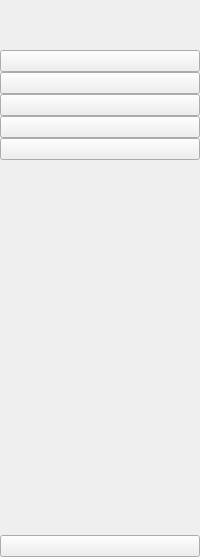
     <widget class="QWidget" name="icon_only_widget" native="true">
      <layout class="QVBoxLayout" name="verticalLayout_3">
       <property name="spacing">
        <number>0</number>
       </property>
       <property name="leftMargin">
        <number>0</number>
       </property>
       <property name="topMargin">
        <number>0</number>
       </property>
       <property name="rightMargin">
        <number>0</number>
       </property>
       <property name="bottomMargin">
        <number>0</number>
       </property>
       <item>
        <layout class="QHBoxLayout" name="horizontalLayout_3">
         <item>
          <widget class="QLabel" name="logo_label_1">
           <property name="minimumSize">
            <size>
             <width>50</width>
             <height>50</height>
            </size>
           </property>
           <property name="maximumSize">
            <size>
             <width>50</width>
             <height>50</height>
            </size>
           </property>
           <property name="text">
            <string/>
           </property>
           <property name="pixmap">
            <pixmap resource="resources.qrc">:/icons/icons/Logo (1).png</pixmap>
           </property>
           <property name="scaledContents">
            <bool>true</bool>
           </property>
          </widget>
         </item>
        </layout>
       </item>
       <item>
        <layout class="QVBoxLayout" name="verticalLayout">
         <property name="spacing">
          <number>0</number>
         </property>
         <item>
          <widget class="QPushButton" name="home_btn_1">
           <property name="text">
            <string/>
           </property>
           <property name="icon">
            <iconset resource="resources.qrc">
             <normaloff>:/icons/icons/home-5-xxl.png</normaloff>:/icons/icons/home-5-xxl.png</iconset>
           </property>
           <property name="iconSize">
            <size>
             <width>20</width>
             <height>20</height>
            </size>
           </property>
           <property name="checkable">
            <bool>true</bool>
           </property>
           <property name="autoExclusive">
            <bool>true</bool>
           </property>
          </widget>
         </item>
         <item>
          <widget class="QPushButton" name="dashborad_btn_1">
           <property name="text">
            <string/>
           </property>
           <property name="icon">
            <iconset resource="resources.qrc">
             <normaloff>:/icons/icons/video-play-xxl.png</normaloff>:/icons/icons/video-play-xxl.png</iconset>
           </property>
           <property name="iconSize">
            <size>
             <width>20</width>
             <height>20</height>
            </size>
           </property>
           <property name="checkable">
            <bool>true</bool>
           </property>
           <property name="autoExclusive">
            <bool>true</bool>
           </property>
          </widget>
         </item>
         <item>
          <widget class="QPushButton" name="orders_btn_1">
           <property name="text">
            <string/>
           </property>
           <property name="icon">
            <iconset resource="resources.qrc">
             <normaloff>:/icons/icons/add-user-xl.png</normaloff>:/icons/icons/add-user-xl.png</iconset>
           </property>
           <property name="iconSize">
            <size>
             <width>20</width>
             <height>20</height>
            </size>
           </property>
           <property name="checkable">
            <bool>true</bool>
           </property>
           <property name="autoExclusive">
            <bool>true</bool>
           </property>
          </widget>
         </item>
         <item>
          <widget class="QPushButton" name="products_btn_1">
           <property name="text">
            <string/>
           </property>
           <property name="icon">
            <iconset resource="resources.qrc">
             <normaloff>:/icons/icons/upload-xxl.png</normaloff>:/icons/icons/upload-xxl.png</iconset>
           </property>
           <property name="iconSize">
            <size>
             <width>20</width>
             <height>20</height>
            </size>
           </property>
           <property name="checkable">
            <bool>true</bool>
           </property>
           <property name="autoExclusive">
            <bool>true</bool>
           </property>
          </widget>
         </item>
         <item>
          <widget class="QPushButton" name="customers_btn_1">
           <property name="text">
            <string/>
           </property>
           <property name="icon">
            <iconset resource="resources.qrc">
             <normaloff>:/icons/icons/video-play-xxl.png</normaloff>:/icons/icons/video-play-xxl.png</iconset>
           </property>
           <property name="iconSize">
            <size>
             <width>20</width>
             <height>20</height>
            </size>
           </property>
           <property name="checkable">
            <bool>true</bool>
           </property>
           <property name="autoExclusive">
            <bool>true</bool>
           </property>
          </widget>
         </item>
        </layout>
       </item>
       <item>
        <spacer name="verticalSpacer">
         <property name="orientation">
          <enum>Qt::Vertical</enum>
         </property>
         <property name="sizeHint" stdset="0">
          <size>
           <width>20</width>
           <height>375</height>
          </size>
         </property>
        </spacer>
       </item>
       <item>
        <widget class="QPushButton" name="exit_btn_1">
         <property name="text">
          <string/>
         </property>
         <property name="icon">
          <iconset resource="resources.qrc">
           <normaloff>:/icons/icons/account-logout-64.ico</normaloff>:/icons/icons/account-logout-64.ico</iconset>
         </property>
         <property name="iconSize">
          <size>
           <width>20</width>
           <height>20</height>
          </size>
         </property>
        </widget>
       </item>
      </layout>
     </widget>
